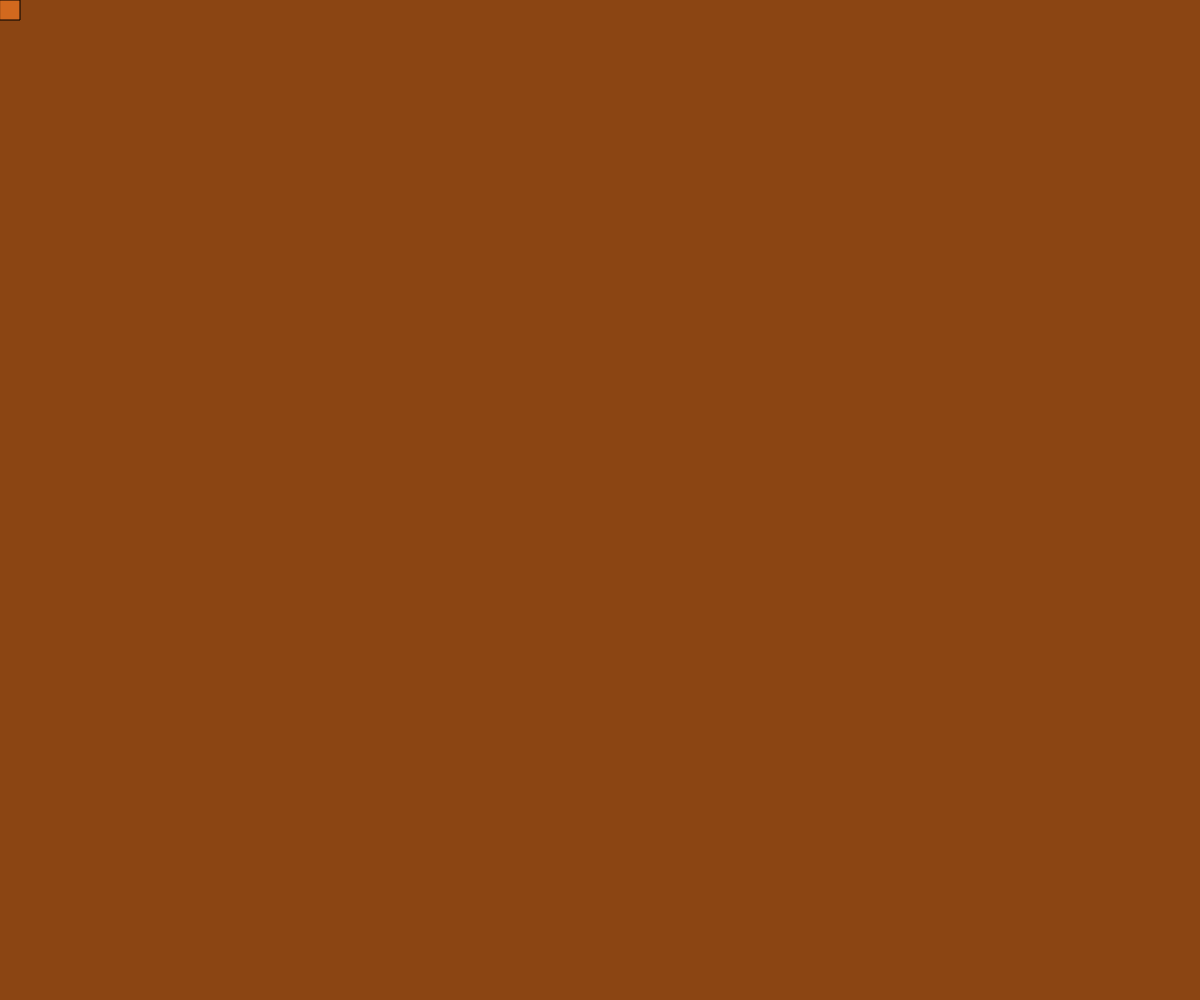
Frame 1 (no input)
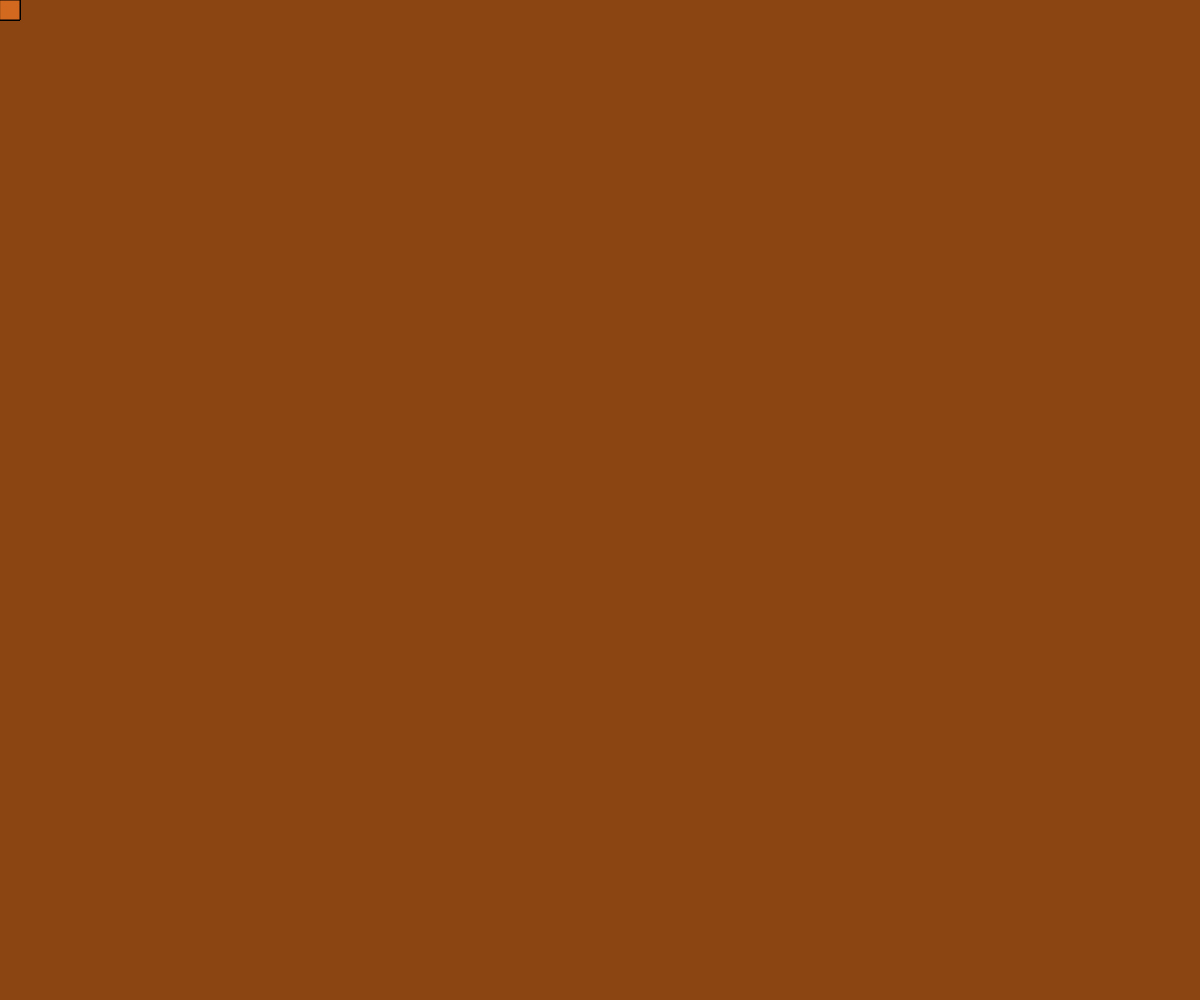
Frame 60 (no input)
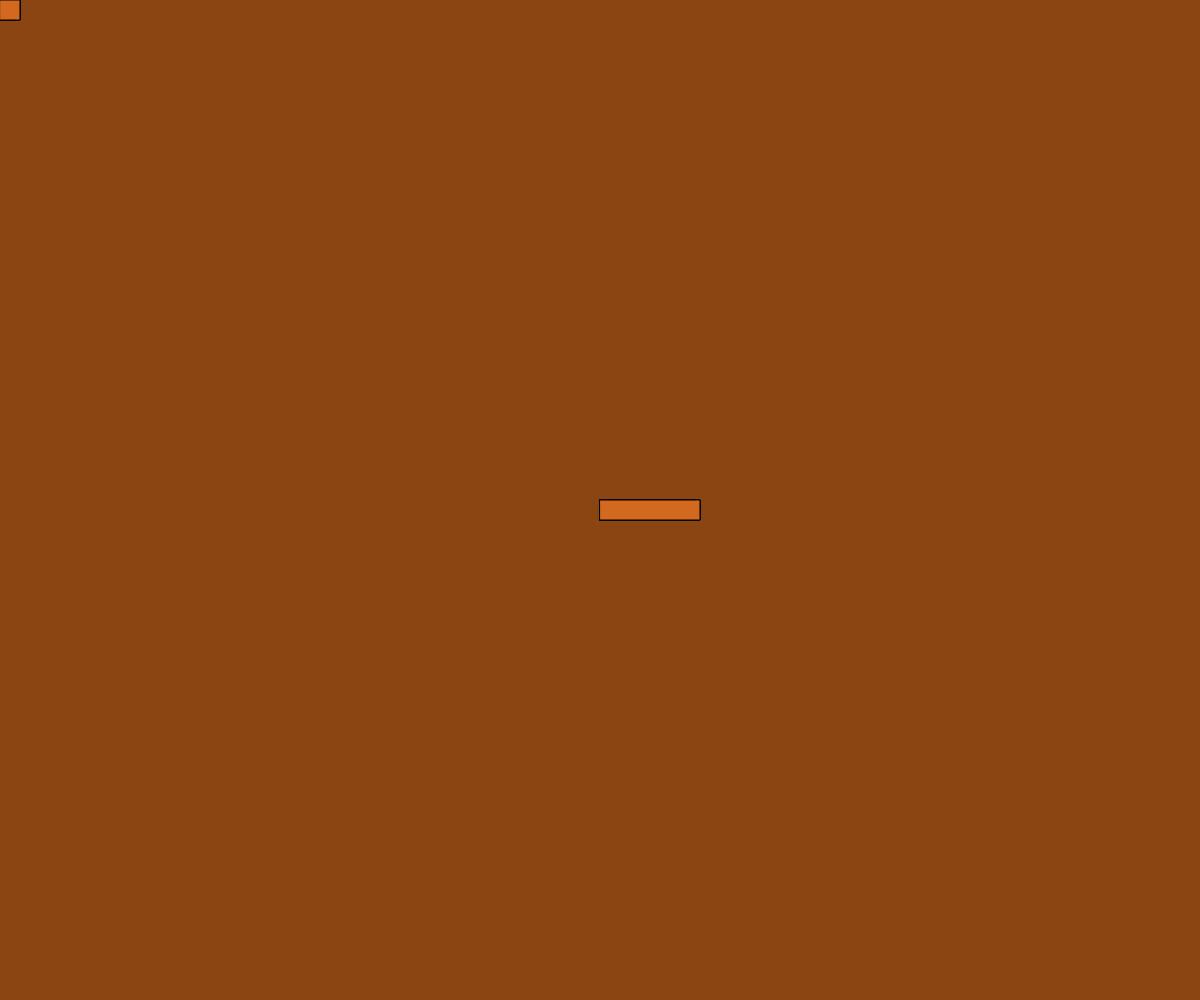
Frame 120 (the mouse pressed at the canvas centre since frame 60)

The p5.js sketch that drew these frames (run headless with seeded random() and noise() and a simulated clock; from frame 60 on, the mouse is pressed at the canvas centre):

// p5.js sketch
// ── sketch.js
var bgRed = 100;
var bgGreen = 12;
var bgBlue = 100;
var rectWidth = 20;
var rectHeight = 20;


function setup() {
  createCanvas(windowWidth, windowHeight);
   background(139,69,19);
}

function draw() {
 
  fill	(210,105,30);
 // rect(0,0, 100, 100);
  rect(mouseX, mouseY, rectWidth, rectHeight);
  limitaMovimento();
}

function limitaMovimento() {
  if (mouseX && mouseY > 100) {
    rectWidth  =+100
  }
}
